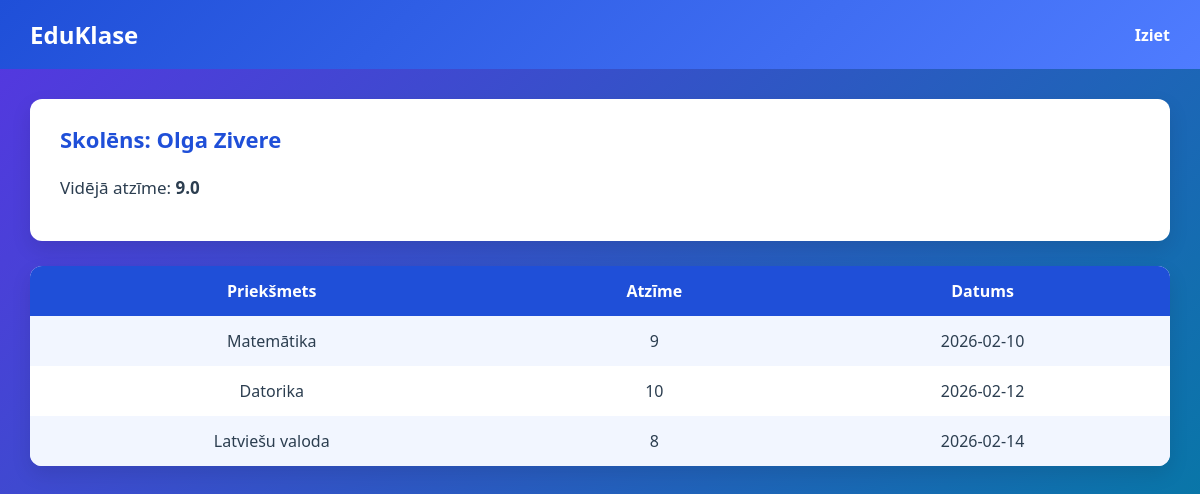
The page /dashboard (signed in) on the database as committed earlier.
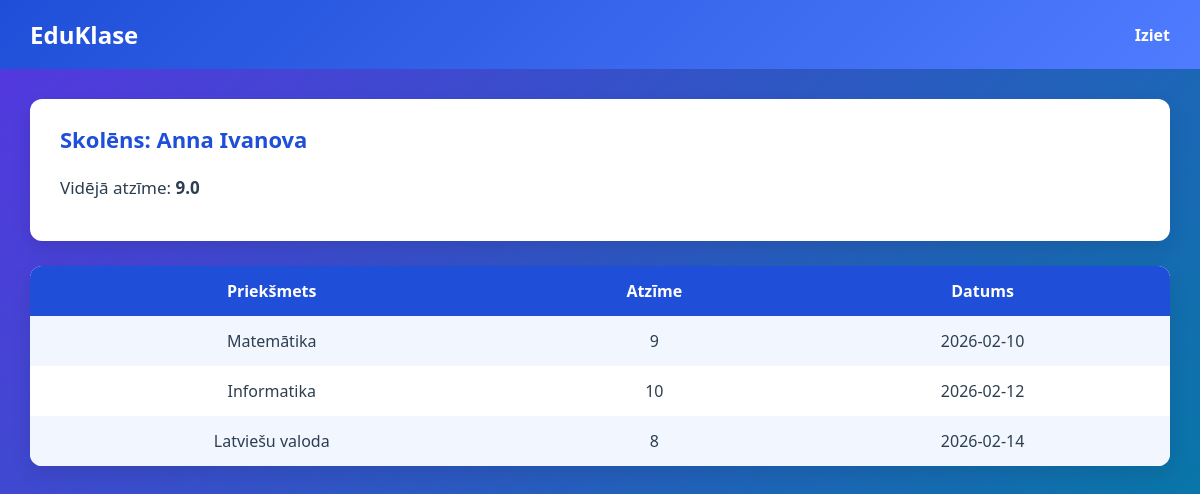
The same page on the database as committed later.
### tables this page shows
CREATE TABLE students (
    id INTEGER PRIMARY KEY AUTOINCREMENT,
    full_name TEXT,
    class TEXT,
    user_id INTEGER,
    FOREIGN KEY(user_id) REFERENCES users(id)
);

CREATE TABLE grades (
    id INTEGER PRIMARY KEY AUTOINCREMENT,
    student_id INTEGER,
    subject_id INTEGER,
    grade INTEGER,
    date TEXT,
    FOREIGN KEY(student_id) REFERENCES students(id),
    FOREIGN KEY(subject_id) REFERENCES subjects(id)
);

CREATE TABLE subjects (
    id INTEGER PRIMARY KEY AUTOINCREMENT,
    name TEXT
);

### app.py (the view, shortened to what this page needs)
@app.route("/dashboard")
def dashboard():
    if "user_id" not in session:
        return redirect("/")
    if session["role"] == "student":
        student = query_db(
            "SELECT id, full_name FROM students WHERE user_id = ?",
            (session["user_id"],),
            one=True
        )
        grades = query_db("""
            SELECT subjects.name, grades.grade, grades.date
            FROM grades
            JOIN subjects ON grades.subject_id = subjects.id
            WHERE grades.student_id = ?
        """, (student[0],))
        avg = query_db(
            "SELECT ROUND(AVG(grade),2) FROM grades WHERE student_id = ?",
            (student[0],),
            one=True
        )[0]
        return render_template(
            "student_dashboard_lv.html",
            name=student[1],
            grades=grades,
            average=avg
        )

### app.py (called while the page is built)
def query_db(query, args=(), one=False):
    conn = sqlite3.connect("school.db")
    c = conn.cursor()
    c.execute(query, args)
    rv = c.fetchall()
    conn.close()
    return (rv[0] if rv else None) if one else rv

### templates/student_dashboard_lv.html (shortened to what this page needs)
<!DOCTYPE html>
<html lang="lv">
<head>
    <link rel="stylesheet" href="/static/style.css">
</head>
<body>
<header>
    <h2>EduKlase</h2>
    <a href="/logout">Iziet</a>
</header>
<main>
    <div class="card">
        <h3>Skolēns: {{ name }}</h3>
        <p>Vidējā atzīme: <strong>{{ average }}</strong></p>
    </div>
    <table>
        <tr>
            <th>Priekšmets</th>
            <th>Atzīme</th>
            <th>Datums</th>
        </tr>
        {% for g in grades %}
        <tr>
            <td>{{ g[0] }}</td>
            <td>{{ g[1] }}</td>
            <td>{{ g[2] }}</td>
        </tr>
        {% endfor %}
    </table>
</main>
</body>
</html>

Rows that differ between the two databases and show on the page:
changed students: full_name "Olga Zivere" → "Anna Ivanova"
changed through a linked row, grades: name "Datorika" → "Informatika"
